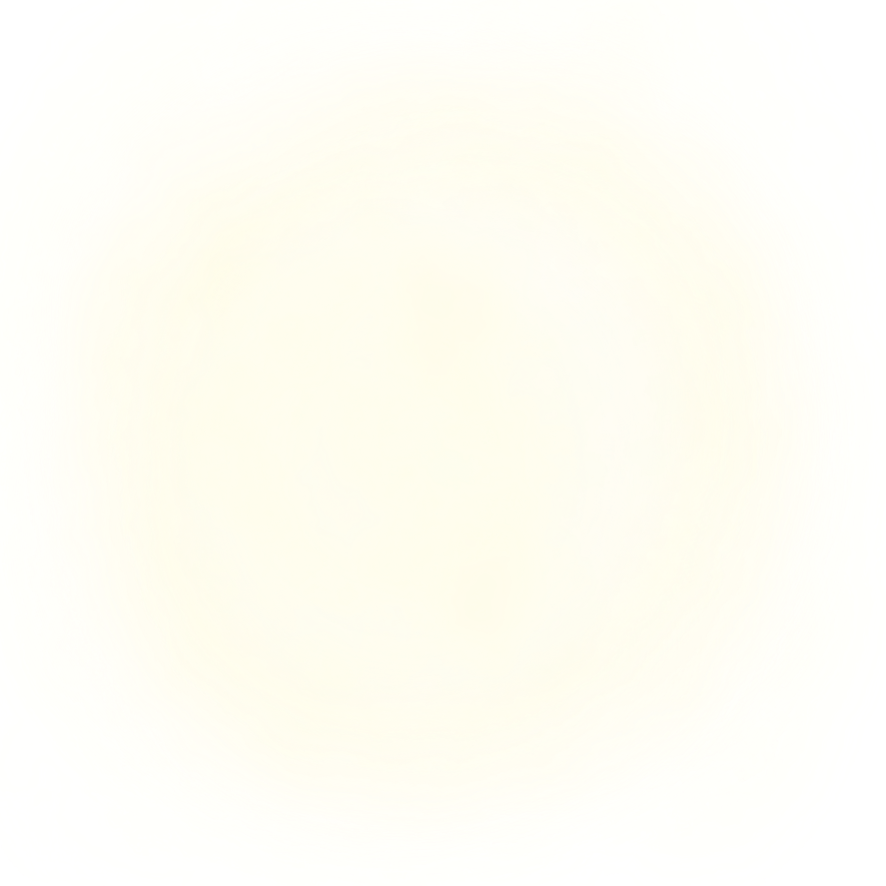
#> input picture Images/common_envelope.png, 1772 x 1772 px (shown at 1/2 size)
$ python startrack_animation.py
#> lines starting #> are read from the running program, lines starting #| are printed output that depends on the picture
import os
import shutil
import math
import numpy as np
import pandas as pd
import matplotlib.pyplot as plt
from matplotlib import rcParams
from matplotlib.patches import Polygon
from matplotlib.animation import FuncAnimation
from matplotlib.colors import to_rgba
from pathlib import Path
from PIL import Image

# ============ CONFIG ============ #
BASE_DIR = Path(__file__).parent
STELLAR_IMG_DIR = BASE_DIR / "Images"
CSV_PATH = BASE_DIR / "startrack_raw.csv"
CE_IMG_PATH = BASE_DIR / "Images" / "common_envelope.png"
BG_IMG_PATH = BASE_DIR / "Images" / "Background.png"

TARGET_FRAMES_PER_PHASE = 25
LARGE_JUMP_THRESHOLD = 0.2
EXTRA_INTERP_FRAMES = 10

# ============ HELPER FUNCTIONS ============ #

def apply_min_radius(radii, min_radius=0.5):
    """Floor radii to a minimum value."""
    return np.maximum(radii, min_radius)

def csv_stellarTypeName(idx):
    stellarTypes = ['MS', 'MS', 'HG', 'FGB', 'CHeB', 'EAGB', 'TPAGB', 'HeMS', 'HeHG',
                    'HeGB', 'HeWD', 'COWD', 'ONeWD', 'NS', 'BH', 'MR', 'CHE']
    return stellarTypes[idx] if idx < len(stellarTypes) else 'unknown'

def interpolate_numeric_rows(row_start, row_end, numeric_cols, n_interp):
    """Interpolate numeric columns linearly between two rows."""
    interpolated = []
    for step in range(1, n_interp + 1):
        alpha = step / (n_interp + 1)
        interp_row = {}
        for col in numeric_cols:
            interp_row[col] = (1 - alpha) * row_start[col] + alpha * row_end[col]
        interpolated.append(interp_row)
    return interpolated

def interpolate_phase_rows(phase_df):
    """Interpolate or sample rows in a phase to reach TARGET_FRAMES_PER_PHASE."""
    n_rows = len(phase_df)
    numeric_cols = ['time', 'a', 'e', 'm1', 'm2', 'radius1', 'radius2']
    non_numeric_cols = ['stype1', 'stype2', 'eventString', 'dm1', 'dm2']

    if n_rows == 1:
        # Repeat the single row to fill TARGET_FRAMES_PER_PHASE frames
        repeated = [phase_df.iloc[0].to_dict()] * TARGET_FRAMES_PER_PHASE
        return pd.DataFrame(repeated)

    elif n_rows == TARGET_FRAMES_PER_PHASE:
        return phase_df.copy()

    elif n_rows > TARGET_FRAMES_PER_PHASE:
        indices = np.linspace(0, n_rows - 1, TARGET_FRAMES_PER_PHASE).astype(int)
        sampled = phase_df.iloc[indices].copy()
        sampled['stype1'] = sampled['stype1'].astype(int)
        sampled['stype2'] = sampled['stype2'].astype(int)
        return sampled.reset_index(drop=True)

    else:
        # Interpolate between rows to reach desired length
        rows_out = []
        for i in range(n_rows - 1):
            row_start = phase_df.iloc[i]
            row_end = phase_df.iloc[i + 1]
            rows_out.append(row_start.to_dict())

            n_interp_exact = (TARGET_FRAMES_PER_PHASE - 1) / (n_rows - 1) - 1
            n_interp = max(int(round(n_interp_exact)), 0)
            interp_rows = interpolate_numeric_rows(row_start, row_end, numeric_cols, n_interp)

            for interp_row in interp_rows:
                for col in non_numeric_cols:
                    interp_row[col] = row_start[col]
                interp_row['stype1'] = int(interp_row['stype1'])
                interp_row['stype2'] = int(interp_row['stype2'])
                rows_out.append(interp_row)

        rows_out.append(phase_df.iloc[-1].to_dict())
        return pd.DataFrame(rows_out)

'''
    if n_rows == TARGET_FRAMES_PER_PHASE:
        return phase_df.copy()
    elif n_rows > TARGET_FRAMES_PER_PHASE:
        indices = np.linspace(0, n_rows - 1, TARGET_FRAMES_PER_PHASE).astype(int)
        sampled = phase_df.iloc[indices].copy()
        sampled['stype1'] = sampled['stype1'].astype(int)
        sampled['stype2'] = sampled['stype2'].astype(int)
        return sampled.reset_index(drop=True)
    else:
        rows_out = []
        for i in range(n_rows - 1):
            row_start = phase_df.iloc[i]
            row_end = phase_df.iloc[i + 1]
            rows_out.append(row_start.to_dict())
            # Calculate number of interpolation steps between these rows
            n_interp_exact = (TARGET_FRAMES_PER_PHASE - 1) / (n_rows - 1) - 1
            n_interp = max(int(round(n_interp_exact)), 0)
            interp_rows = interpolate_numeric_rows(row_start, row_end, numeric_cols, n_interp)
            for interp_row in interp_rows:
                # Copy non-numeric columns from start row
                for col in non_numeric_cols:
                    interp_row[col] = row_start[col]
                # Ensure integer types for stellar types
                interp_row['stype1'] = int(interp_row['stype1'])
                interp_row['stype2'] = int(interp_row['stype2'])
                rows_out.append(interp_row)
        rows_out.append(phase_df.iloc[-1].to_dict())
        return pd.DataFrame(rows_out)
'''


def insert_extra_interpolations(df, threshold=LARGE_JUMP_THRESHOLD, extra_frames=EXTRA_INTERP_FRAMES):
    """
    Detect large jumps between frames and insert extra interpolation frames to smooth transitions.
    """
    numeric_cols = ['time', 'a', 'e', 'm1', 'm2', 'radius1', 'radius2']
    non_numeric_cols = ['stype1', 'stype2', 'eventString', 'dm1', 'dm2']
    rows_out = []
    for i in range(len(df) - 1):
        row_start = df.iloc[i]
        row_end = df.iloc[i + 1]
        rows_out.append(row_start.to_dict())
        jump_detected = any(
            abs(row_end[col] - row_start[col]) / max(abs(row_start[col]), 1e-8) >= threshold
            for col in ['a', 'radius1', 'radius2']
        )
        if jump_detected:
            interp_rows = interpolate_numeric_rows(row_start, row_end, numeric_cols, extra_frames)
            for interp_row in interp_rows:
                for col in non_numeric_cols:
                    interp_row[col] = row_start[col]
                interp_row['stype1'] = int(interp_row['stype1'])
                interp_row['stype2'] = int(interp_row['stype2'])
                rows_out.append(interp_row)
    rows_out.append(df.iloc[-1].to_dict())
    return pd.DataFrame(rows_out)

def set_font_params(use_latex=True):
    use_latex = use_latex and (shutil.which("latex") is not None)
    rcParams.update({
        "font.serif": "Times New Roman",
        "text.usetex": use_latex,
        "axes.grid": True,
        "grid.color": "gray",
        "grid.linestyle": ":",
        "axes.titlesize": 18,
        "axes.labelsize": 12,
        "xtick.labelsize": 10,
        "ytick.labelsize": 10,
        "legend.framealpha": 1,
    })

# ============ CSV Data Loading & Event Classes ============ #

class CSVEvent:
    def __init__(self, row):
        self.time = row['time']
        self.a = row['a']
        self.e = row['e']
        self.m1 = row['m1']
        self.m2 = row['m2']
        self.radius1 = row['radius1']
        self.radius2 = row['radius2']
        self.stype1 = int(row['stype1'])
        self.stype2 = int(row['stype2'])
        self.stypeName1 = csv_stellarTypeName(self.stype1)
        self.stypeName2 = csv_stellarTypeName(self.stype2)
        self.dm1 = row.get('dm1', 0.0)
        self.dm2 = row.get('dm2', 0.0)
        self.eventString = row.get('eventString', f"{self.stypeName1} + {self.stypeName2}")

def load_csv_events(csv_path):
    """
    Load CSV data, process, interpolate and return list of CSVEvent objects.
    """
    df = pd.read_csv(csv_path, sep='\s+')


    # Apply minimum radius floors
    df['radius1'] = apply_min_radius(df['Ra'])
    df['radius2'] = apply_min_radius(df['Rb'])
    df['stype1'] = df['Ka'].astype(int)
    df['stype2'] = df['Kb'].astype(int)
    df['time'] = df['tstart'].astype(float)
    df['m1'] = df['Ma'].astype(float)
    df['m2'] = df['Mb'].astype(float)

    # Event string column
    df['eventString'] = [f"{csv_stellarTypeName(k1)} + {csv_stellarTypeName(k2)}"
                         for k1, k2 in zip(df['stype1'], df['stype2'])]

    # Mass transfer rates for visualization
    df['dm1'] = [-abs(mt) if mt > 0 else 0.0 for mt in df['mt']]
    df['dm2'] = [abs(mt) if mt > 0 else 0.0 for mt in df['mt']]

    df = insert_extra_interpolations(df)

    df['stype_pair'] = list(zip(df['stype1'], df['stype2']))
    phase_groups = (df['stype_pair'] != df['stype_pair'].shift()).cumsum()

    phases = [interpolate_phase_rows(phase_df) for _, phase_df in df.groupby(phase_groups)]
    df_final = pd.concat(phases, ignore_index=True)
    #df_final['a'] *= 2  # Double the semimajor axis everywhere


    df_final = df_final.dropna(subset=['stype1', 'stype2'])
    output_csv_path = BASE_DIR / "startrack_processed.csv"
    df_final.to_csv(output_csv_path, index=False)
    print(f"Saved interpolated CSV data to {output_csv_path}")

    return [CSVEvent(row) for _, row in df_final.iterrows()]

# ============ Animation & Visualization ============ #

# Load CE overlay image once globally if exists
ce_overlay_img = None
if CE_IMG_PATH.exists():
    ce_overlay_img = Image.open(CE_IMG_PATH).convert("RGBA")
#> ce_overlay_img is the input picture: PIL image 1772x1772 RGBA; mean R, G, B, A 249.6, 245.4, 197, 49.4
#> (reads startrack_raw.csv from the repository)
else:
    print(f"Warning: CE overlay image not found at {CE_IMG_PATH}")

def log_scaled_radius(radius_rsun, pixels_at_ref=100):
    """
    Logarithmically scale radius to pixel size.
    """
    radius_rsun = np.maximum(radius_rsun, 1e-3)
    log_scale = np.log10(radius_rsun + 1)
    reference_log = np.log10(100 + 1)
    return (log_scale / reference_log) * pixels_at_ref

# [105 lines left out: functions get_orbit_pos, get_extent, scale_image, cubic_bezier, draw_mass_transfer_stream_hourglass, not called in this run]

def animate_evolution(events, outdir='.', use_latex=False, bg_img_path=None, save_mode=True):
    """
    Animate the binary star evolution given list of CSVEvent objects.
    """
#> called with outdir = '.', use_latex = False, save_mode = True
    dpi = 100
    fig_width_in, fig_height_in = 20, 20
    fig, ax = plt.subplots(figsize=(fig_width_in, fig_height_in), dpi=dpi)
    ax.set_facecolor('black')
    ax.axis('off')

    # Calculate plotting boundaries based on max radius and separation
    max_radius = max(max(e.radius1, e.radius2) for e in events)
    max_sep = max(e.a * (1 + e.e) for e in events if (e.m1 + e.m2) > 0)
    max_extent = max_radius * 4 + max_sep
    full_extent_px = log_scaled_radius(max_extent)
    margin_px = 50
    limit = full_extent_px + margin_px

    ax.set_xlim(-limit, limit)
    ax.set_ylim(-limit, limit)
    ax.set_aspect('equal')

    # Load and display background image if provided
    if bg_img_path and Path(bg_img_path).exists():
        bg_img = Image.open(bg_img_path).convert("RGBA")
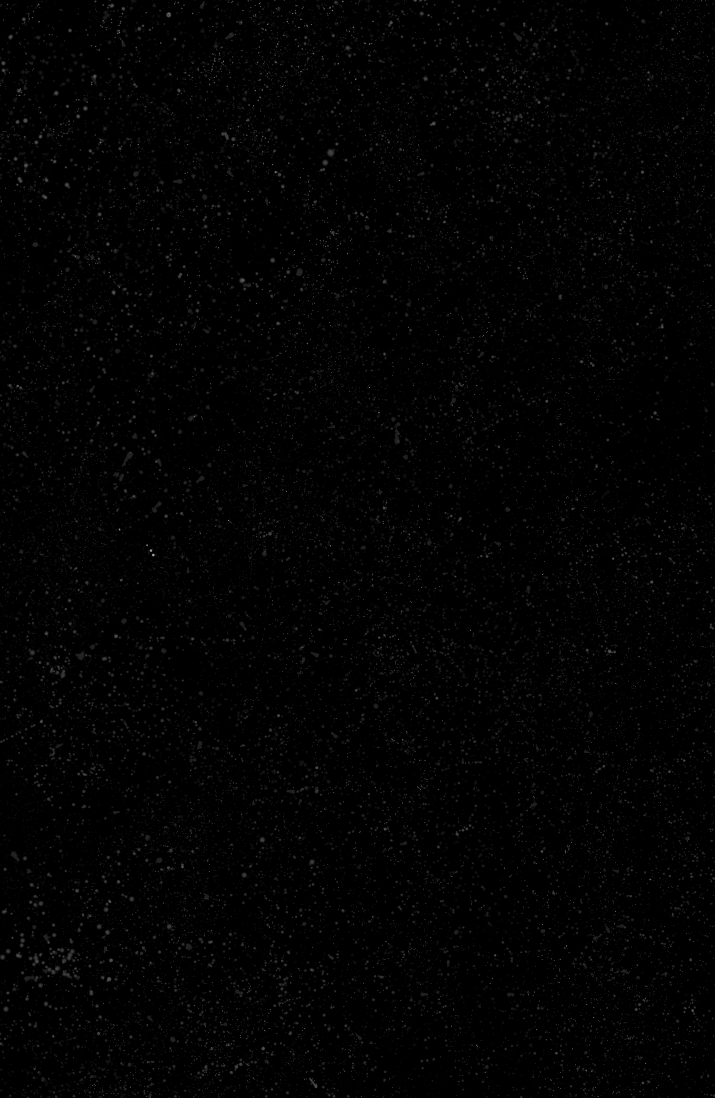
#> input picture Images/Background.png, 1430 x 2196 px (shown at 1/2 size)
#> bg_img is the input picture: PIL image 1430x2196 RGBA; mean R, G, B, A 2.4, 2.4, 2.4, 255
        bg_img = bg_img.resize((int(fig_width_in * dpi), int(fig_height_in * dpi)), Image.Resampling.LANCZOS)
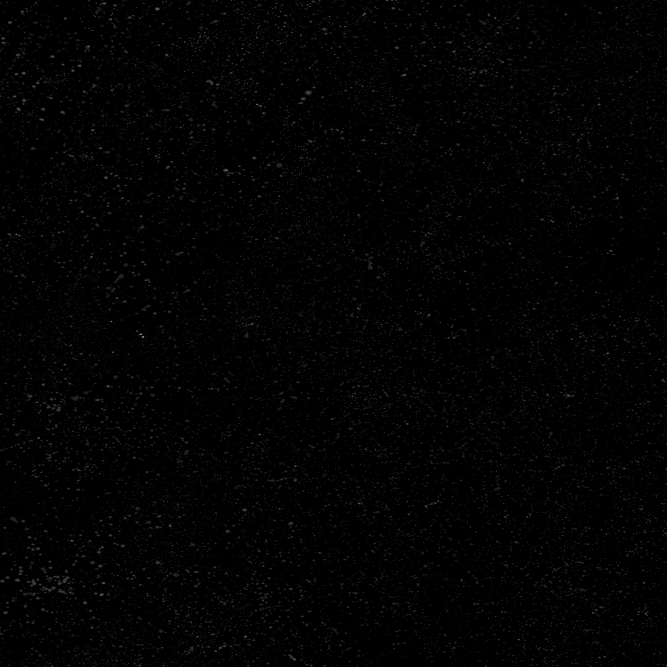
#> bg_img: PIL image 2000x2000 RGBA (shown at 1/3 size); mean R, G, B, A 2.5, 2.5, 2.5, 255
        ax.imshow(bg_img, extent=[-limit, limit, -limit, limit], zorder=0)

    # Prepare image containers for star images
    im1 = ax.imshow(np.zeros((1, 1, 4)), extent=[0, 0, 0, 0], zorder=3)
    im2 = ax.imshow(np.zeros((1, 1, 4)), extent=[0, 0, 0, 0], zorder=3)

    text = ax.text(0, -limit * 0.9, '', color='white', fontsize=14, ha='center')

    frames = [e.__dict__ for e in events]
    frames_per_revolution = 25  # orbital frames per full revolution

    def update(frame_idx):
        f = frames[frame_idx]
        # Limit large semimajor axes for display
        f['a'] = min(f['a'], 5000)
        t_frac_orbit = (frame_idx % frames_per_revolution) / frames_per_revolution

        # Load star images
        try:
            img1 = Image.open(STELLAR_IMG_DIR / f"{f['stypeName1']}.png").convert("RGBA")
            img2 = Image.open(STELLAR_IMG_DIR / f"{f['stypeName2']}.png").convert("RGBA")
        except FileNotFoundError:
            # If image missing, skip drawing this frame
            return

        img1 = scale_image(img1, f['radius1'])
        img2 = scale_image(img2, f['radius2'])

        # Compute orbit positions
        x1, y1 = get_orbit_pos(f['a'], f['e'], t_frac_orbit)
        mass_ratio = f['m1'] / f['m2'] if f['m2'] > 0 else 1.0
        x2, y2 = -x1 * mass_ratio, -y1 * mass_ratio

        # Update images positions and extents
        im1.set_data(np.array(img1))
        im2.set_data(np.array(img2))
        im1.set_extent(get_extent(x1, y1, np.array(img1)))
        im2.set_extent(get_extent(x2, y2, np.array(img2)))

        # Draw common envelope overlay if both stars in CE phase (type 15)
        if f['stype1'] == 15 and f['stype2'] == 15 and ce_overlay_img:
            ce_scaled = scale_image(ce_overlay_img, f['a'] / 2)
            ax.imshow(np.array(ce_scaled), extent=get_extent(0, 0, np.array(ce_scaled)),
                      alpha=0.3, zorder=1)

        # Clear existing mass transfer overlays
        [p.remove() for p in ax.patches if getattr(p, 'is_overlay', False)]

        # Draw mass transfer stream if mass is flowing
        if f['dm1'] < 0 and f['dm2'] > 0:
            # Mass transfer from star 1 to 2
            draw_mass_transfer_stream_hourglass(ax, (x1, y1), (x2, y2), f['radius1'], f['radius2'])
        elif f['dm2'] < 0 and f['dm1'] > 0:
            # Mass transfer from star 2 to 1
            draw_mass_transfer_stream_hourglass(ax, (x2, y2), (x1, y1), f['radius2'], f['radius1'])

        # Update annotation text with time and event string
        time_text = f"Time = {f['time']:.3g} Myr\n{f['eventString']}"
        text.set_text(time_text)

    # Run animation
    anim = FuncAnimation(fig, update, frames=len(frames), interval=100)

    if save_mode:
        output_path = BASE_DIR / "binary_evolution_animation.mp4"
        print(f"Saving animation to {output_path}")
        anim.save(output_path, dpi=dpi, fps=20)
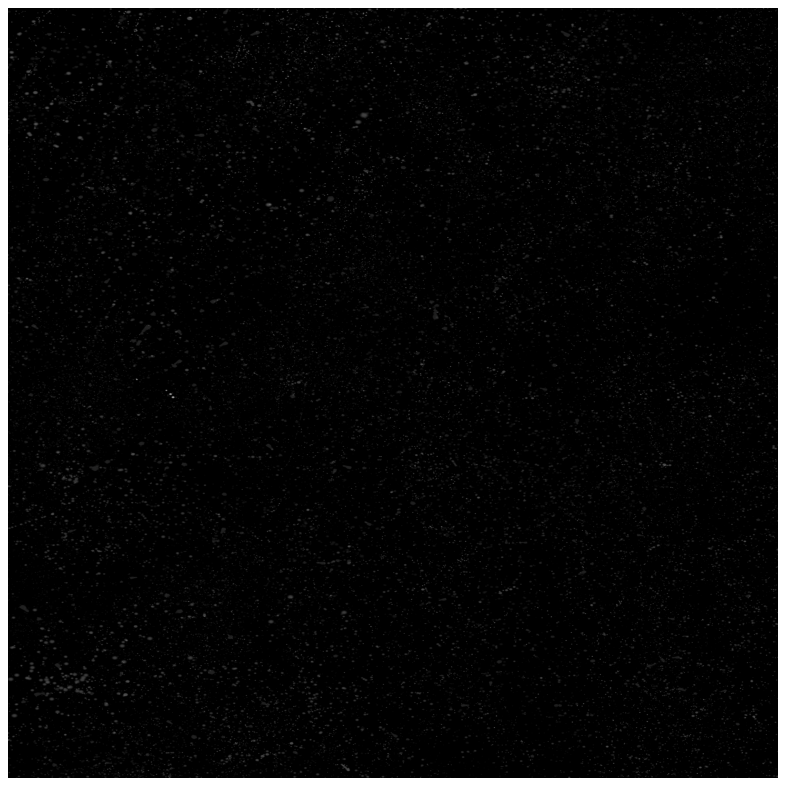
#> figure drawn by matplotlib, 1 panel
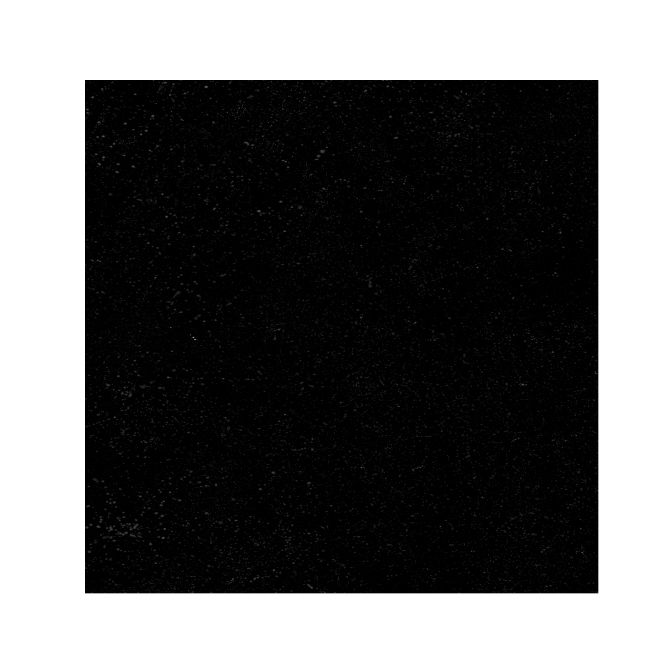
#> saved as binary_evolution_animation.mp4: PIL image 2000x2000 RGBA (shown at 1/3 size); mean R, G, B, A 105.2, 105.2, 105.2, 255
    else:
        plt.show()

# ============ MAIN ENTRY POINT ============ #

def main():
    # Optional: Set LaTeX font params
    set_font_params(use_latex=False)

    # Load events from CSV
    events = load_csv_events(CSV_PATH)

    # Animate evolution
    animate_evolution(events, outdir='.', use_latex=False, bg_img_path=BG_IMG_PATH, save_mode=True)

if __name__ == "__main__":
#> (the run stopped early here; a loop or call above may not have finished)
